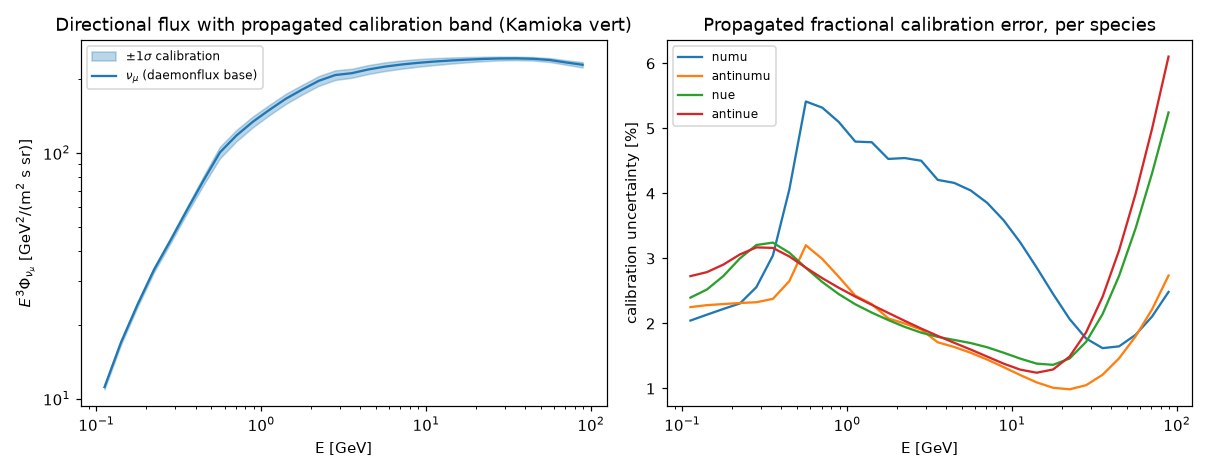

Write Python code to recreate this figure.
"""
[PROTOTYPE] Research/de-risking scaffolding -- NOT part of the delivered flux
(mceq3d_flux). Kept for the record; do not depend on it in the paper. See
ARCHITECTURE.md.

Propagate daemonflux's muon-calibration uncertainty to the directional flux.

daemonflux carries a nuisance-parameter covariance (its defining feature) and an
``error()`` method. The directional flux here is ``Phi_3D = Phi_df * G * S`` with the
geomagnetic factor ``G`` and solar factor ``S`` independent of those parameters, so

    sigma(Phi_3D)/Phi_3D = sigma(Phi_df)/Phi_df,

i.e. the *fractional* calibration uncertainty and the *full correlated covariance*
(via gradient scaling by G*S) carry through unchanged. ``solve(with_calib_error=
True)`` returns ``flux_err``/``flux_relerr`` (1-sigma band); ``with_calib_jacobian=
True`` additionally returns the 24 nuisance-parameter names, their correlation
matrix, and the fractional per-parameter Jacobian, from which
:func:`mceq3d_flux.calib_covariance` forms the full energy-energy covariance for a
fit. This script solves at Kamioka vertical, prints the band, checks the fractional
error is preserved and that the covariance reproduces ``error()`` exactly, shows the
energy-bin correlations, and exports a self-contained npz. Run::

    python calib_uncertainty.py --plot
"""

from __future__ import annotations

import argparse

import numpy as np

from mceq3d_flux import MCEq3DFlux, SPECIES, calib_covariance


def main(argv=None):
    p = argparse.ArgumentParser(description=__doc__)
    p.add_argument("--plot", action="store_true")
    args = p.parse_args(argv)

    eng = MCEq3DFlux(base_model="daemonflux", daemonflux_location="kamioka")
    cz = np.array([0.95])
    az = np.array([0.0])
    r = eng.solve(
        36.43, 137.31, cz, az, with_calib_error=True, with_calib_jacobian=True
    )
    rh = eng._daemonflux_relerr(cz, only_hadronic=True)  # hadronic-only fractional
    e = r["e"]

    def at(y, E):
        return float(np.interp(E, e, y))

    print(
        "Kamioka vertical numu: flux +/- calibration 1-sigma (daemonflux covariance):"
    )
    print("  E[GeV]   flux        +/-1sig      total%   hadronic%")
    fnumu = r["flux"]["total_numu"][0, 0]
    enumu = r["flux_err"]["total_numu"][0, 0]
    rel = r["flux_relerr"]["total_numu"][0]
    for E in (0.3, 0.5, 1.0, 3.0, 10.0, 100.0):
        print(
            f"  {E:6.2f}  {at(fnumu, E):9.3g}  {at(enumu, E):9.3g}   "
            f"{at(rel, E) * 100:5.1f}%   {at(rh['total_numu'][0], E) * 100:5.1f}%"
        )

    # Check: fractional error is preserved (G,S drop out) -- compare to raw daemonflux
    dfe = np.asarray(eng._df.error(e[e <= 1e9], 0.0, "numu"))
    dff = np.asarray(eng._df.flux(e[e <= 1e9], 0.0, "numu"))
    raw = dfe / dff
    prop = rel[e <= 1e9]
    print(
        f"\nfractional error preserved through G*S? max|prop-raw| = "
        f"{np.nanmax(np.abs(prop - raw)):.2e} (should be ~0)"
    )

    # Full correlated covariance (for a fit): Cov = (Phi*R)^T corr (Phi*R).
    print(f"\nFull calibration covariance ({len(r['calib_params'])} nuisance params):")
    C = calib_covariance(r, "total_numu", iz=0, ia=0)  # (n_E, n_E)
    band = np.sqrt(np.diag(C))
    # sqrt(diag) must equal the 1-sigma from the covariance path (self-consistency)
    print(
        "  sqrt(diag(Cov))/flux == relerr?  max diff = "
        f"{np.nanmax(np.abs(np.where(fnumu > 0, band / fnumu, 0) - rel)):.2e}"
    )
    m = e <= 1e9
    Cn = C[np.ix_(m, m)] / np.outer(band[m], band[m])  # correlation matrix
    ie1 = int(np.argmin(np.abs(e - 1.0)))
    ie3 = int(np.argmin(np.abs(e - 3.0)))
    ie30 = int(np.argmin(np.abs(e - 30.0)))
    mm = np.where(m)[0]

    def ci(i):
        return int(np.searchsorted(mm, i))

    print(
        f"  energy-bin correlation: rho(1,3 GeV)={Cn[ci(ie1), ci(ie3)]:+.2f}, "
        f"rho(1,30 GeV)={Cn[ci(ie1), ci(ie30)]:+.2f} "
        "(nearby bins correlated, far bins less)"
    )
    # export a self-contained npz an analysis can load
    np.savez(
        "calib_export_kamioka_vert.npz",
        e=e,
        flux_numu=fnumu,
        params=np.array(r["calib_params"]),
        corr=r["calib_corr"],
        jac_numu=r["calib_jac"]["total_numu"][:, 0, :],  # (n_par, n_E) fractional
    )
    print(
        "  exported -> calib_export_kamioka_vert.npz "
        "(flux, params, corr, fractional jac)"
    )

    if args.plot:
        import matplotlib

        matplotlib.use("Agg")
        import matplotlib.pyplot as plt

        sel = (e >= 0.1) & (e <= 100)
        fig, (axL, axR) = plt.subplots(1, 2, figsize=(11, 4.3))
        f3 = fnumu * e**3
        axL.fill_between(
            e[sel],
            (f3 - enumu * e**3)[sel],
            (f3 + enumu * e**3)[sel],
            color="C0",
            alpha=0.3,
            label=r"$\pm1\sigma$ calibration",
        )
        axL.loglog(e[sel], f3[sel], "C0-", label=r"$\nu_\mu$ (daemonflux base)")
        axL.set_xlabel("E [GeV]")
        axL.set_ylabel(r"$E^3\Phi_{\nu_\mu}$ [GeV$^2$/(m$^2$ s sr)]")
        axL.set_title(
            "Directional flux with propagated calibration band (Kamioka vert)"
        )
        axL.legend(fontsize=8)
        for s in SPECIES:
            axR.semilogx(
                e[sel],
                (r["flux_relerr"][s][0] * 100)[sel],
                label=s.replace("total_", ""),
            )
        axR.set_xlabel("E [GeV]")
        axR.set_ylabel("calibration uncertainty [%]")
        axR.set_title("Propagated fractional calibration error, per species")
        axR.legend(fontsize=8)
        fig.tight_layout()
        fig.savefig("calib_uncertainty.png", dpi=110)
        print("saved plot -> calib_uncertainty.png")


if __name__ == "__main__":
    main()
